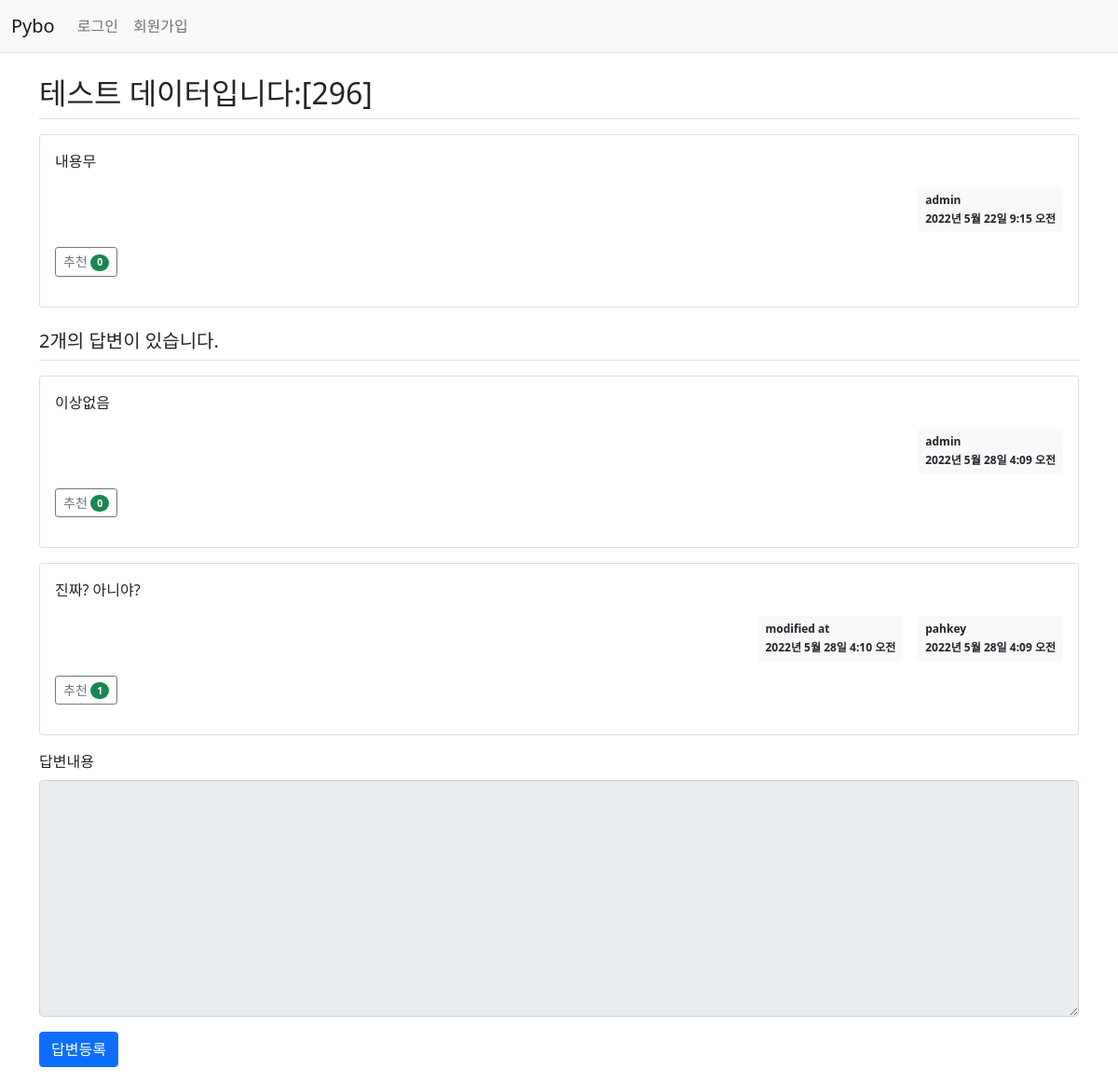
The page /pybo/304/ on the database as committed earlier.
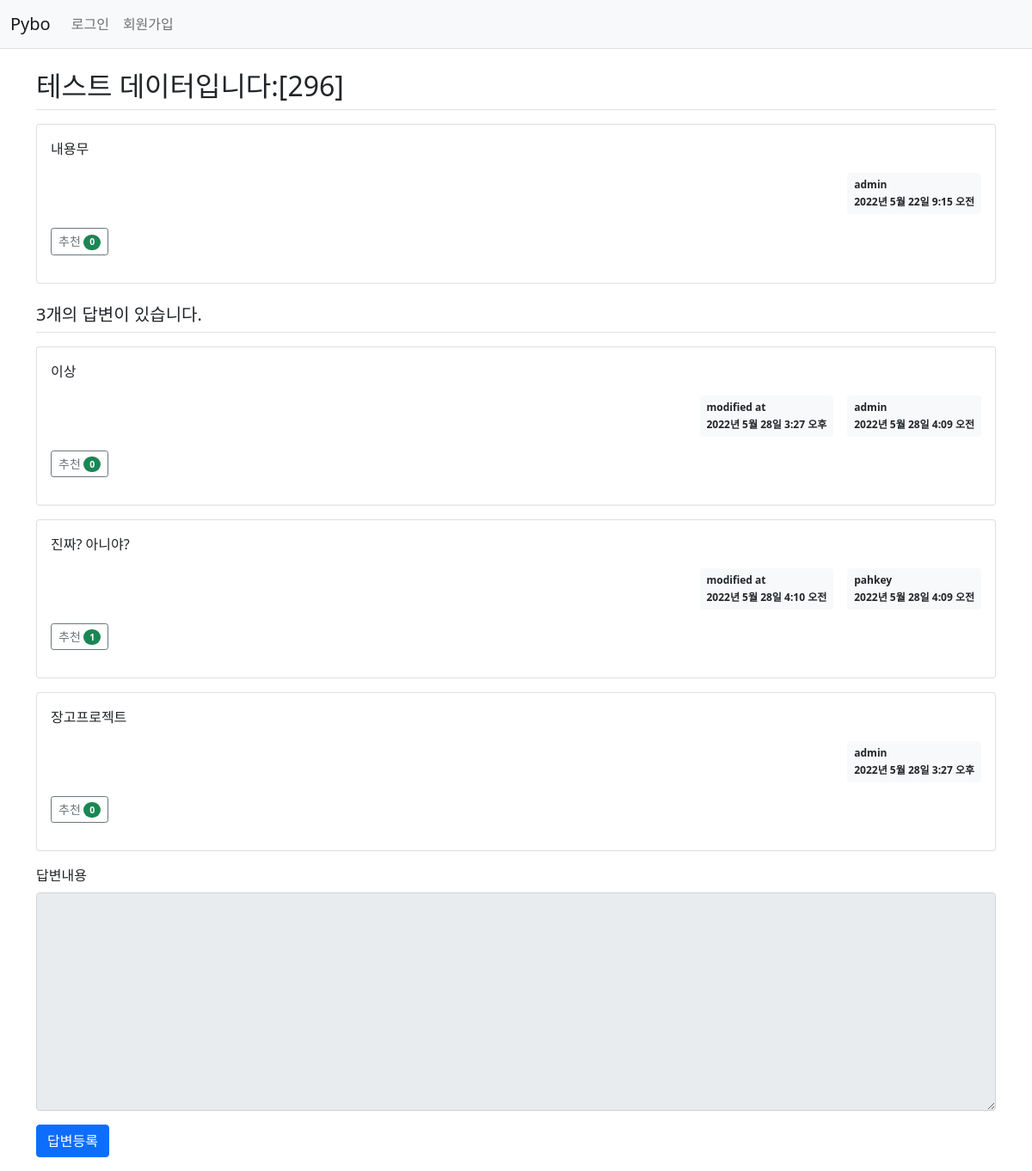
The same page on the database as committed later.
### pybo/models.py (models this page shows, shortened)
class Question(models.Model):
    author = models.ForeignKey(User, on_delete=models.CASCADE, related_name='author_question')
    subject = models.CharField(max_length=200)
    content = models.TextField()
    create_date = models.DateTimeField()
    modify_date = models.DateTimeField(null=True, blank=True)
    voter = models.ManyToManyField(User, related_name='voter_question') #추천인 추가

class Answer(models.Model):
    author = models.ForeignKey(User, on_delete=models.CASCADE, related_name='author_answer')
    question = models.ForeignKey(Question, on_delete=models.CASCADE)
    content = models.TextField()
    create_date = models.DateTimeField()
    modify_date = models.DateTimeField(null=True, blank=True)
    voter = models.ManyToManyField(User, related_name='voter_answer')

### pybo/views/base_views.py (the view)
# urls.py: path('<int:question_id>/', base_views.detail, name='detail'),
def detail(request, question_id):
    question = get_object_or_404(Question, pk=question_id)
    context = {'question': question}
    return render(request, 'pybo/question_detail.html', context)

### pybo/templatetags/pybo_filter.py (called while the page is built)
@register.filter()
def mark(value):
    extensions = ["nl2br", "fenced_code"]
    return mark_safe(markdown.markdown(value, extensions=extensions))

### templates/pybo/question_detail.html (shortened to what this page needs)
{% extends 'base.html' %}
{% load pybo_filter %}
{% block content %}
<div class="container my-3">
    <h2 class="border-bottom py-2">{{ question.subject }}</h2>
    <div class="card my-3">
        <div class="card-body">
            <div class="card-text">{{ question.content|mark }}</div>
            <div class="d-flex justify-content-end">
                <div class="badge bg-light text-dark p-2 text-start">
                    <div class="mb-2">{{ question.author.username }}</div>
                    <div>{{ question.create_date }}</div>
                </div>
            </div>
            <div class="my-3">
                <a href="javascript:void(0)" data-uri="{% url 'pybo:question_vote' question.id  %}"
                   class="recommend btn btn-sm btn-outline-secondary"> 추천
                    <span class="badge rounded-pill bg-success">{{question.voter.count}}</span>
                </a>
            </div>
        </div>
    </div>
    <h5 class="border-bottom my-3 py-2">{{question.answer_set.count}}개의 답변이 있습니다.</h5>
    {% for answer in question.answer_set.all %}
    <div class="card my-3">
        <div class="card-body">
            <div class="card-text">{{ answer.content|mark }}</div>
            <div class="d-flex justify-content-end">
                {% if answer.modify_date %}
                <div class="badge bg-light text-dark p-2 text-start mx-3">
                    <div class="mb-2">modified at</div>
                    <div>{{ answer.modify_date }}</div>
                </div>
                {% endif %}
                <div class="badge bg-light text-dark p-2 text-start">
                    <div class="mb-2">{{ answer.author.username }}</div>
                    <div>{{ answer.create_date }}</div>
                </div>
            </div>
            <div class="my-3">
                <a href="javascript:void(0)" data-uri="{% url 'pybo:answer_vote' answer.id  %}"
                   class="recommend btn btn-sm btn-outline-secondary"> 추천
                    <span class="badge rounded-pill bg-success">{{answer.voter.count}}</span>
                </a>
            </div>
        </div>
    </div>
    {% endfor %}
    <form action="{% url 'pybo:answer_create' question.id %}" method="post" class="my-3">
        <div class="mb-3">
            <label for="content" class="form-label">답변내용</label>
            <textarea {% if not user.is_authenticated %}disabled{% endif %}
                      name="content" id="content" class="form-control" rows="10"></textarea>
        </div>
        <input type="submit" value="답변등록" class="btn btn-primary">
    </form>
</div>
{% endblock %}

Rows that differ between the two databases and show on the page:
computed for Question "테스트 데이터입니다:[296]": answer_set.count "2" → "3"
changed Answer (number 1 of 3 on the later page): content|mark "이상없음" → "이상"; modify_date (not shown) → "2022년 5월 28일 3:27 오후"
added Answer: content|mark "장고프로젝트", author.username "admin", create_date "2022년 5월 28일 3:27 오후", voter.count "0"
